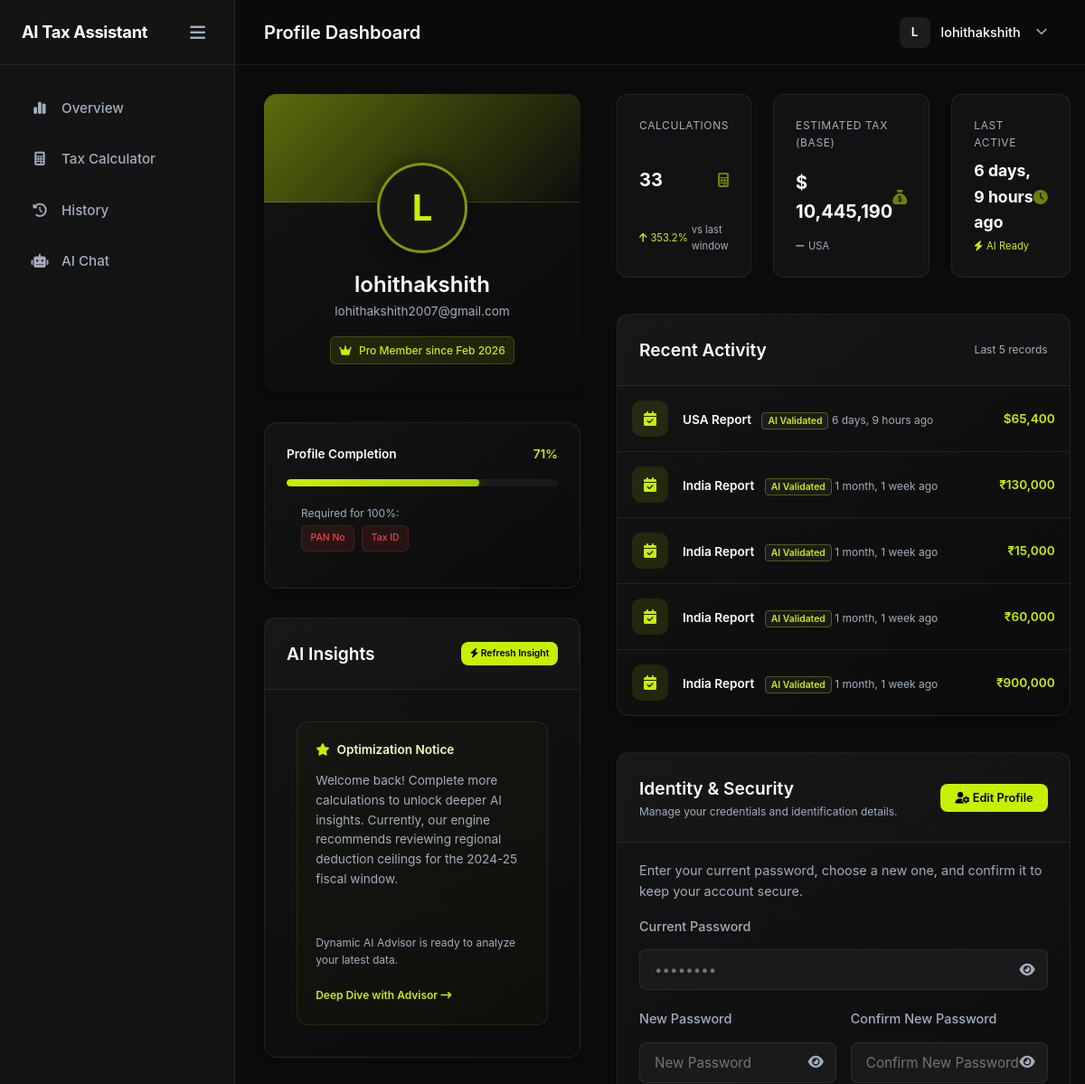
/dashboard/profile/ (signed in, upper part), run on an earlier commit of the app's database.
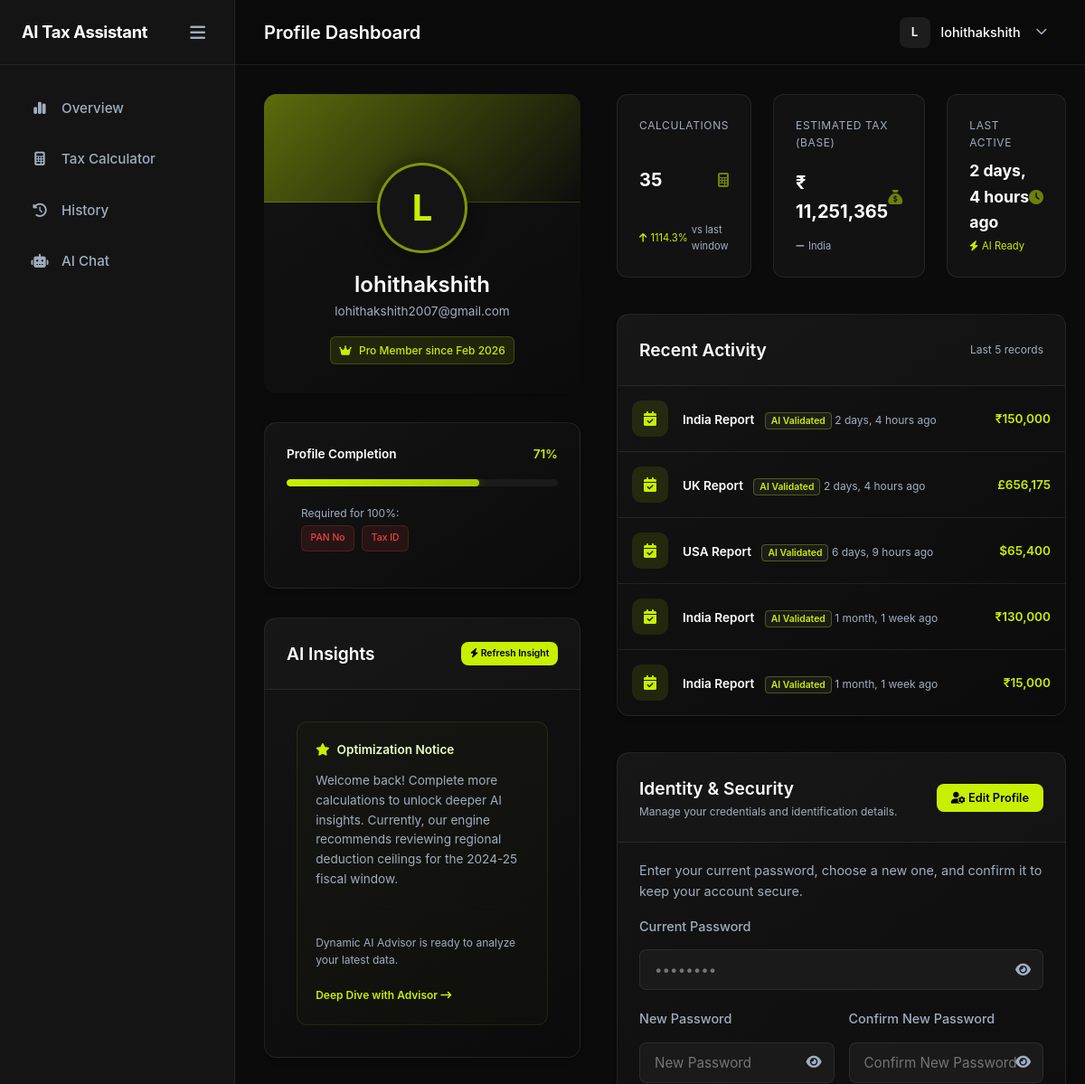
And on a later commit of the database.
### tax_engine/models.py (models this page shows, shortened)
class TaxCalculation(models.Model):
    user = models.ForeignKey(User, on_delete=models.CASCADE)
    country = models.CharField(max_length=50)
    income = models.FloatField()
    deductions = models.FloatField()
    taxable_income = models.FloatField()
    estimated_tax = models.FloatField()
    ai_explanation = models.TextField(blank=True, null=True)
    created_at = models.DateTimeField(auto_now_add=True)

### dashboard/views.py (the view, shortened to what this page needs)
# urls.py: path('dashboard/profile/', views.profile_view, name='profile'),
@login_required
def profile_view(request):
    calculations = TaxCalculation.objects.filter(user=request.user).order_by('-created_at')
    profile, created = Profile.objects.get_or_create(user=request.user)
    total_tax = sum(calc.estimated_tax for calc in calculations)
    previous_total = sum(c.estimated_tax for c in calculations[1:6])
    if previous_total > 0:
        trend = round(((total_tax - previous_total) / previous_total) * 100, 1)
    else:
        trend = 12.4 # Professional mock value if new
    missing_fields = []
    if not request.user.first_name: missing_fields.append("First Name")
    if not request.user.last_name: missing_fields.append("Last Name")
    if not request.user.profile.phone_number: missing_fields.append("Phone")
    if not request.user.profile.pan_no: missing_fields.append("PAN No")
    if not request.user.profile.tax_id: missing_fields.append("Tax ID")
    total_possible = 7 # username, email, first, last, phone, pan, taxid
    filled = 2 # user, email
    if request.user.first_name: filled += 1
    if request.user.last_name: filled += 1
    if request.user.profile.phone_number: filled += 1
    if request.user.profile.pan_no: filled += 1
    if request.user.profile.tax_id: filled += 1
    completion = int((filled / total_possible) * 100)
    last_calc = calculations.first()
    if last_calc:
        last_active_display = last_calc.created_at
    else:
        last_active_display = request.user.last_login
    user_agent = request.META.get('HTTP_USER_AGENT', 'Unknown')
    device = "Windows Desktop" if "Windows" in user_agent else "Mobile Device"
    browser = "Chrome" if "Chrome" in user_agent else "Default Browser"
    latest_calc = calculations.first()
    active_country = latest_calc.country if latest_calc else profile.preferred_country
    context = {
        'calculations': calculations,  # Full queryset for template checks
        'total_calculations': calculations.count(),
        'total_tax': round(total_tax, 2),
        'last_active': last_active_display,
        'recent_activity': calculations[:5],
        'completion_percentage': completion,
        'missing_fields': missing_fields,
        'tax_trend': trend,
        'device_info': device,
        'browser_info': browser,
        'session_ip': request.META.get('REMOTE_ADDR', '127.0.0.1'),
        'preferred_country': profile.preferred_country,
        'active_country': active_country,
    }
    return render(request, 'dashboard/profile.html', context)

### dashboard/templatetags/tax_tags.py (called while the page is built)
@register.filter
def currency_symbol(country_name):
    if not country_name:
        return "₹"  # Default to INR as per user preference
    country = str(country_name).lower().strip()
    mapping = {
        'india': '₹',
        'in': '₹',
        'inr': '₹',
        'us': '$',
        'usa': '$',
        'usd': '$',
        'united states': '$',
        'uk': '£',
        'gbp': '£',
        'united kingdom': '£',
        'gb': '£',
        'canada': 'C$',
        'cad': 'C$',
        'ca': 'C$',
        'australia': 'A$',
        'aud': 'A$',
        'au': 'A$',
        'europe': '€',
        'eu': '€',
        'euro': '€',
        'eur': '€',
    }
    return mapping.get(country, '₹')  # Default fallback to INR

### templates/dashboard/profile.html (shortened to what the changed rows need)
{% extends 'base_app.html' %}
{% load tax_tags humanize %}
{% block page_title %}Profile Dashboard{% endblock %}
{% block content %}
<div class="profile-grid-layout">
    <div class="profile-left-col">
        <div class="card p-4 card-glow-hover">
            {% if missing_fields %}
            <div class="mt-3">
                <div style="display: flex; flex-wrap: wrap; gap: 0.5rem; margin-top: 2px;">
                    {% for field in missing_fields %}
                    <span class="badge"
                        style="background: rgba(239,68,68,0.1); color: #ef4444; font-size: 0.65rem; border: 1px solid rgba(239,68,68,0.2);">{{ field }}</span>
                    {% endfor %}
                </div>
            </div>
            {% else %}
            <p class="text-accent text-xs mt-2"><i class="fa-solid fa-circle-check"></i> Profile fully complete!</p>
            {% endif %}
        </div>
    </div>
    <div class="profile-right-col">
        <div class="profile-stats-grid">
            <div class="mini-stat-card card-glow-hover">
                <span class="mini-stat-label">Calculations</span>
                <div class="flex-between align-center">
                    <span class="mini-stat-value">{{ total_calculations }}</span>
                    <i class="fa-solid fa-calculator text-accent" style="font-size: 1rem; opacity: 0.5;"></i>
                </div>
                <div class="stat-subtext trend-up">
                    <i class="fa-solid fa-arrow-up"></i> {{ tax_trend|floatformat:1 }}% <span class="text-muted">vs last window</span>
                </div>
            </div>
            <div class="mini-stat-card card-glow-hover">
                <span class="mini-stat-label">Estimated Tax (Base)</span>
                <div class="flex-between align-center">
                    <span class="mini-stat-value">
                        {% if calculations.first %}
                            {{ calculations.first.country|currency_symbol }}
                        {% else %}
                            {{ preferred_country|currency_symbol }}
                        {% endif %}
                        {{ total_tax|floatformat:0|intcomma }}
                    </span>
                    <i class="fa-solid fa-sack-dollar text-accent" style="font-size: 1rem; opacity: 0.5;"></i>
                </div>
                <div class="stat-subtext trend-neutral">
                    <i class="fa-solid fa-minus"></i> {{ active_country|country_display }}
                </div>
            </div>
            <div class="mini-stat-card card-glow-hover">
                <div class="flex-between align-center">
                    <span class="mini-stat-value" style="font-size: 1.1rem;">{{ last_active|timesince }} ago</span>
                    <i class="fa-solid fa-clock text-accent" style="font-size: 1rem; opacity: 0.5;"></i>
                </div>
            </div>
        </div>
        <div class="card card-glow-hover">
            <div class="card-body p-0">
                {% if recent_activity %}
                {% for item in recent_activity %}
                <div class="activity-item">
                    <div class="activity-icon"><i class="fa-solid fa-calendar-check"></i></div>
                    <div class="activity-details">
                        <span class="d-block text-sm font-weight-bold">{{ item.country|country_display }} Report
                            <span class="activity-tag ai">AI Validated</span>
                        </span>
                        <span class="text-muted text-xs">{{ item.created_at|timesince }} ago</span>
                    </div>
                    <div class="text-accent font-weight-bold text-sm">
                        {{ item.country|currency_symbol }}{{ item.estimated_tax|floatformat:0|intcomma }}
                    </div>
                </div>
                {% endfor %}
                {% else %}
                <p class="text-center text-muted p-4">No recent activity found.</p>
                {% endif %}
            </div>
        </div>
    </div>
</div>
{% endblock %}

What changed in the data, as far as the page shows it:
no longer on this page (row unchanged): TaxCalculation: country|country_display "India", created_at "1 month, 1 week", country "₹", estimated_tax "60,000"
no longer on this page (row unchanged): TaxCalculation: country|country_display "India", created_at "1 month, 1 week", country "₹", estimated_tax "900,000"
added TaxCalculation: first.country "₹", country "India", created_at "2 days, 4 hours", country|country_display "India", country "₹", estimated_tax "150,000"
added TaxCalculation: country|country_display "UK", created_at "2 days, 4 hours", country "£", estimated_tax "656,175"
Also different on the page:
{{ total_calculations }}: "33" → "35"
{{ tax_trend|floatformat:1 }}: "353.2" → "1114.3"
{{ total_tax|floatformat:0|intcomma }}: "10,445,190" → "11,251,365"
{{ calculations.first.country|currency_symbol }}: "$" → "₹"
{{ active_country|country_display }}: "USA" → "India"
{{ last_active|timesince }}: "6 days, 9 hours" → "2 days, 4 hours"
